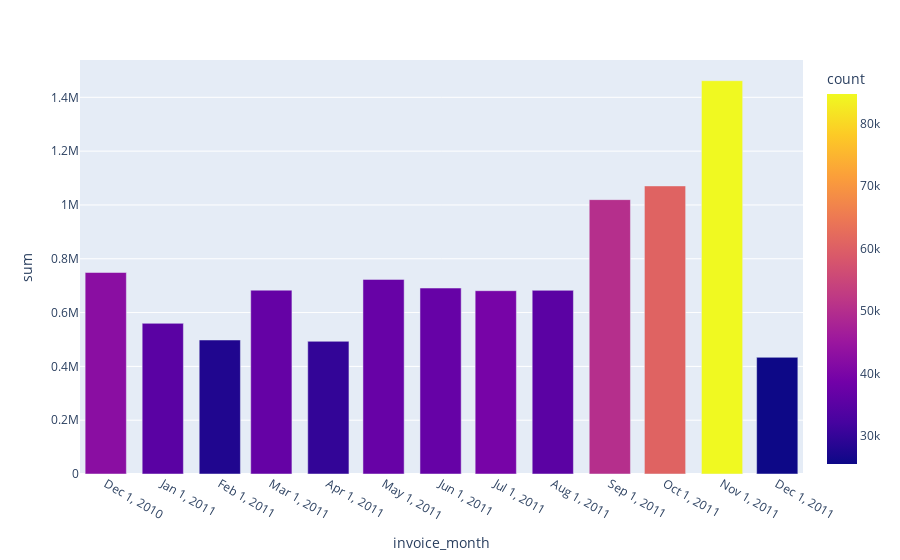

The code cell stored with this chart in its notebook:
### Code cell
#mine graph revenue with plotly
fig = px.bar(dt_analitics, x='invoice_month', y='sum', color='count')
fig.layout.xaxis.tickvals = t.invoice_month
fig.show()

### Figure 1 — Plotly figure (JSON) as saved in the notebook; plotly's stock layout.template omitted (floating-point values rounded to 4 significant figures)
{"data": [{"alignmentgroup": "True", "hovertemplate": "invoice_month=%{x}<br>sum=%{y}<br>count=%{marker.color}<extra></extra>", "legendgroup": "", "marker": {"color": [42481, 35147, 27707, 36748, 29916, 37030, 36874, 39518, 35284, 50226, 60742, 84711, 25525, null], "coloraxis": "coloraxis", "pattern": {"shape": ""}}, "name": "", "offsetgroup": "", "orientation": "v", "showlegend": false, "textposition": "auto", "type": "bar", "x": ["2010-12-01T00:00:00", "2011-01-01T00:00:00", "2011-02-01T00:00:00", "2011-03-01T00:00:00", "2011-04-01T00:00:00", "2011-05-01T00:00:00", "2011-06-01T00:00:00", "2011-07-01T00:00:00", "2011-08-01T00:00:00", "2011-09-01T00:00:00", "2011-10-01T00:00:00", "2011-11-01T00:00:00", "2011-12-01T00:00:00", null], "xaxis": "x", "y": [749000.0, 560000.0, 498100.0, 683300.0, 493200.0, 723300.0, 691100.0, 681300.0, 682700.0, 1020000.0, 1071000.0, 1462000.0, 433700.0, null], "yaxis": "y"}], "layout": {"autosize": true, "barmode": "relative", "coloraxis": {"colorbar": {"title": {"text": "count"}}, "colorscale": [[0, "#0d0887"], [0.1111, "#46039f"], [0.2222, "#7201a8"], [0.3333, "#9c179e"], [0.4444, "#bd3786"], [0.5556, "#d8576b"], [0.6667, "#ed7953"], [0.7778, "#fb9f3a"], [0.8889, "#fdca26"], [1, "#f0f921"]]}, "legend": {"tracegroupgap": 0}, "margin": {"t": 60}, "xaxis": {"anchor": "y", "autorange": true, "domain": [0, 1], "range": ["2010-11-17", "2011-12-15"], "tickvals": ["2010-12-01T00:00:00", "2011-01-01T00:00:00", "2011-02-01T00:00:00", "2011-03-01T00:00:00", "2011-04-01T00:00:00", "2011-05-01T00:00:00", "2011-06-01T00:00:00", "2011-07-01T00:00:00", "2011-08-01T00:00:00", "2011-09-01T00:00:00", "2011-10-01T00:00:00", "2011-11-01T00:00:00", "2011-12-01T00:00:00"], "title": {"text": "invoice_month"}, "type": "date"}, "yaxis": {"anchor": "x", "autorange": true, "domain": [0, 1], "range": [0, 1539000.0], "title": {"text": "sum"}, "type": "linear"}}}
